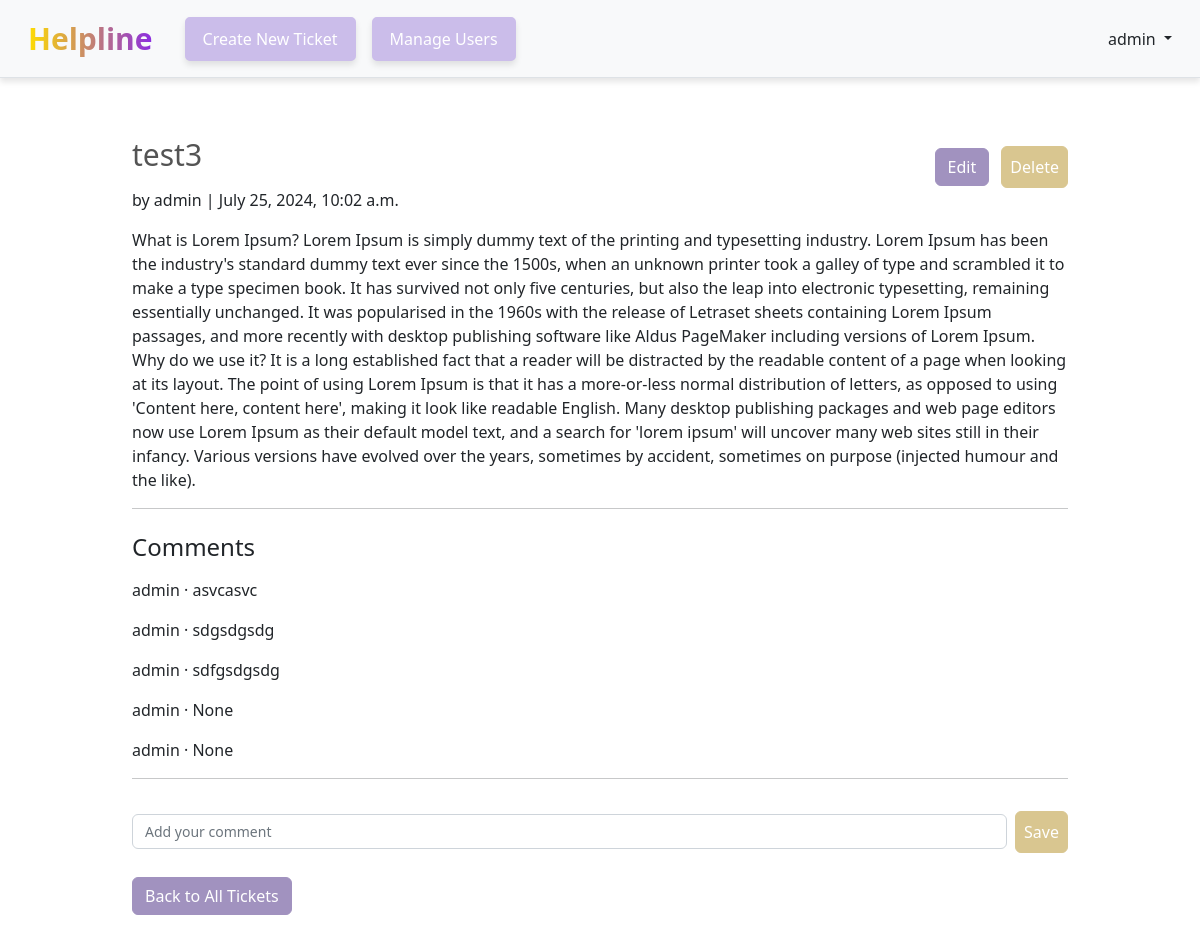
Page /articles/17/ (signed in) on the committed database.
### accounts/models.py (models this page shows)
class CustomUser(AbstractUser):
    age = models.PositiveIntegerField(null=True, blank=True)  # Additional field for user's age
    is_admin = models.BooleanField(default=False)  # Flag to indicate if user is an admin
    def __str__(self):
        return self.username

### articles/models.py (models this page shows, shortened)
class Article(models.Model):
    title = models.CharField(max_length=255)  # Title of the article
    description = models.TextField()  # Description content of the article
    image = models.ImageField(upload_to='images/', blank=True, null=True)  # Image for the article
    date = models.DateTimeField(auto_now_add=True)  # Date and time when the article is created
    author = models.ForeignKey(
        settings.AUTH_USER_MODEL,
        on_delete=models.CASCADE,  # If the author is deleted, also delete their articles
    )

class Comment(models.Model):
    article = models.ForeignKey(Article, on_delete=models.CASCADE)
    author = models.ForeignKey(settings.AUTH_USER_MODEL, on_delete=models.CASCADE)
    text = models.TextField()  # Ensure this field exists
    created_at = models.DateTimeField(auto_now_add=True)

### articles/views.py (the view, shortened to what this page needs)
# urls.py: path("<int:pk>/", TicketDetailView.as_view(), name="article_detail"),  # URL pattern for viewing a specific article's details
class TicketDetailView(LoginRequiredMixin, DetailView):
    model = Article
    template_name = "ticket_detail.html"
    def get_context_data(self, **kwargs):
        context = super().get_context_data(**kwargs)
        context['form'] = CommentForm()  # Add the comment form to the context
        return context

### articles/forms.py
class CommentForm(forms.ModelForm):
    class Meta:
        model = Comment
        fields = ['text']
        widgets = {
            'text': forms.TextInput(attrs={'placeholder': 'Add a comment'})
        }

### templates/ticket_detail.html (shortened to what this page needs)
{% extends "base.html" %}
{% load crispy_forms_tags %}
{% block content %}
<div class="article-entry">
  <div class="d-flex justify-content-between align-items-center">
    <h2 class="mb-0" style="font-size: 30px; color: #545454;">{{ object.title }}</h2>
    <div>
      <a href="{% url 'article_edit' object.pk %}" class="btn mt-5 back-btn " style="background-color: #a192bf; color: #ffffff; border-color: #a192bf;">Edit</a>
      {% if user.is_authenticated and user.is_admin %}
        <a href="{% url 'article_delete' object.pk %}" class="btn mt-5  status-badge ms-2" style="color: #ffffff;" >Delete</a>
      {% endif %}
    </div>
  </div>
  <p>by {{ object.author }} | {{ object.date }}</p>
  <p>{{ object.description }}</p>
</div>
<hr>
<h4>Comments</h4>
{% for comment in object.comment_set.all %}
  <p>{{ comment.author }} &middot; {{ comment.text }}</p>
{% empty %}
  <p>No comments yet.</p>
{% endfor %}
<hr>
<form action="" method="post">
  <div class="d-flex align-items-center mb-4">
    <input type="text" name="text" class="form-control me-2 mt-3" placeholder="Add your comment" value="{{ form.text.value|default_if_none:'' }}">
    <button class="btn  mt-3 status-badge" style="color:#ffffff" type="submit">Save</button>
  </div>
</form>
<div class="mt-4">
  <a href="{% url 'article_list' %}" class="btn back-btn mb-5" style="background-color: #a192bf; color: #ffffff; border-color: #a192bf;">Back to All Tickets</a>
</div>
{% endblock content %}

### templates/base.html (shortened to what this page needs)
<!DOCTYPE html>
<html lang="en">
<head>
  {% load static %}
  <link href="https://cdn.jsdelivr.net/npm/bootstrap@5.2.3/dist/css/bootstrap.min.css" rel="stylesheet"
>
  <link href="{% static 'css/styles.css' %}" rel="stylesheet">
</head>
<body>
  <header class="p-3 mb-3 ml-3 border-bottom bg-light">
    <div class="container-fluid">
      <div class="d-flex flex-wrap align-items-center justify-content-between">
        <a class="navbar-brand gradient-text" href="{% url 'home' %}" style="font-size: 30px;">Helpline</a>
        <ul class="nav col-12 col-lg-auto me-lg-auto mb-2 justify-content-center mb-md-0 mb-md-0 ms-4">
          {% if user.is_authenticated %}
            <li><a href="{% url 'article_new' %}" class="btn btn-light-purple nav-link-spacing" style="color: #ffffff;">Create New Ticket</a></li>
            {% if user.is_admin %}
              <li><a href="{% url 'user_list' %}" class="btn btn-light-purple nav-link-spacing" style="color: #ffffff;">Manage Users</a></li>
            {% endif %}
        </ul>
        <div class="dropdown text-end">
          <a href="#" class="d-block link-dark text-decoration-none dropdown-toggle" id="dropdownUser1"
            data-bs-toggle="dropdown" aria-expanded="false">
            {{ user.username }}
          </a>
        </div>
          {% else %}
        </ul>
        <div class="text-end">
          <a href="{% url 'login' %}" class="btn btn-light-purple me-2" style="color: #ffffff;">Log In</a>
          <a href="{% url 'signup' %}" class="btn btn-light-purple" style="color: #ffffff;">Sign Up</a>
        </div>
          {% endif %}
      </div>
    </div>
  </header>
  <main>
    <div class="container">
      {% block content %}
      {% endblock content %}
    </div>
  </main>
</body>
</html>

### static/css/styles.css (style rules this page uses)
header { background-color: #343a40; box-shadow: 0 4px 6px rgba(0, 0, 0, 0.1); }
.navbar-brand { font-size: 1.5rem; font-weight: bold; color: #007bff; }
.container { max-width: 960px; margin-top: 20px; }
h1, h2, h3, h4, h5, h6 { margin-top: 1.5rem; margin-bottom: 1rem; font-weight: 500; }
.nav-link-spacing { margin-left: 30px; }
p { margin-bottom: 1rem; line-height: 1.5; }
a { color: #007bff; text-decoration: none; }

### templates/ticket_detail.html (style rules this page uses)
input[type="text"] { font-size: 14px; color: #545454; border: 1px solid #ced4da; }
.status-badge { background-color: #d9c690 !important; border-color: #d9c690 !important; color: #ffffff; padding: 0.5rem; }

### templates/base.html (style rules this page uses)
.gradient-text { background: linear-gradient(to right, #ffdd00, #8a2be2); -webkit-background-clip: text; background-clip: text; -webkit-text-fill-color: transparent; }
.btn-light-purple { background-color: #cbbdea; color: #ffffff; border: 2px solid #cbbdea; padding: 0.5rem 1rem; font-size: 1rem; text-align: center; transition: background-color 0.3s, transform 0.3s, box-shadow 0.3s; display: inline-block; margin: 0.5rem 0; border-radius: 5px; box-shadow: 0 4px 6px rgba(0, 0, 0, 0.1); }
.nav-link-spacing { margin: 0 0.5rem; }

### rows in the picture
CustomUser: username "admin"
Article: title "test3", author "admin", date "July 25, 2024, 10:02 a.m.", description "What is Lorem Ipsum? Lorem Ipsum is simply dummy text of the printing and typesetting industry. Lorem Ipsum has been the industry's standard dummy text ever since the 1500s, when an unknown printer took a galley of type and scrambled it to make a type specimen book. It has survived not only five centuries, but also the leap into electronic typesetting, remaining essentially unchanged. It was popularised in the 1960s with the release of Letraset sheets containing Lorem Ipsum passages, and more recently with desktop publishing software like Aldus PageMaker including versions of Lorem Ipsum. Why do we use it? It is a long established fact that a reader will be distracted by the readable…"
Comment: author "admin", text "asvcasvc"
Comment: author "admin", text "sdgsdgsdg"
Comment: author "admin", text "sdfgsdgsdg"
Comment: author "admin", text "None"
Comment: author "admin", text "None"
